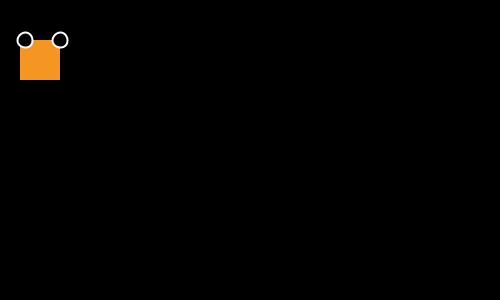
Frame 1 (no input)
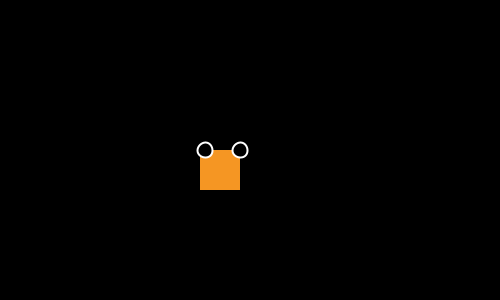
Frame 60 (the mouse pressed at the canvas centre just before this capture)
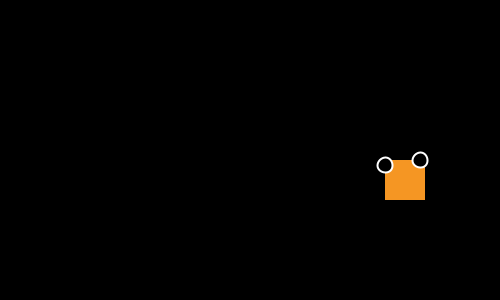
Frame 120 (the mouse held since frame 60 and released just before this capture)

The Processing sketch that drew these frames (run headless with seeded random() and noise(); from frame 60 on, the mouse is pressed at the canvas centre):

// Processing sketch: processing_130942
// ── processing_130942.pde

int x=20;
int y=40;
int speed=5;
int state=0;
int a=60;
int b=40;

void setup(){
  size(500,300);
}
void draw(){
  background(0);
  fill(245,150,35);
  noStroke();
  rect(x,y,40,40);
  if(state==0){
    x=x+speed;
    if(x>200){
      x=200;
      state=1;
  }
  }else if(state==1){
    y=y+speed;
    if(y>height/2){
      y=height/2;
      state=2;
    }
  }else if(state==2){
    x=x+speed;
    if(x>360){
      x=360;
      state=3;
    }
  }else if(state==3){
  y=y-speed;
  if(y<100){
    y=100;
    state=4;
  }
  }else if(state==4){
    x=x+speed;
    if(x>420){
      x=420;
      state=5;
    }
  }else if(state==5){
    y=y+speed;
    if(y>240){
      y=240;
      state=6;
    }
  }else if(state==6){
    x=x-speed;
    if(x<60){
      x=60;
      state=7;
    }
  }else if(state==7){
    y=y-speed;
    if(y<120){
      y=120;
      state=8;
    }
  }else if(state==8){
    x=x+speed;
    if(x>200){
      x=200;
      state=9;
    }
  }else if(state==9){
    y=y-speed;
    if(y<40){
      y=40;
      state=10;
    }
  }else if(state==10){
    x=x+speed;
    if(x>300){
      x=300;
      state=11;
    }
  }else if(state==11){
    y=y+speed;
    if(y>220){
      y=220;
      state=12;
    }
  }else if(state==12){
    x=x-speed;
    if(x<100){
      x=100;
      state=13;
    }
  }else if(state==13){
    y=y-speed;
    if(y<120){
      y=120;
      state=14;
    }
  }else if(state==14){
    x=x+speed;
    if(x>400){
      x=400;
      state=15;
    }
  }else if(state==15){
    y=y-speed;
    if(y<20){
      y=20;
      state=16;
    }
  }else if(state==16){
    x=x-speed;
    if(x<260){
      x=260;
      state=17;
    }
  }else if(state==17){
    y=y+speed;
    if(y>120){
      y=120;
      state=18;
    }
  }
//LEFT EYE//
strokeWeight(2);
stroke(255);
fill(0);
ellipse(x,y,15,15);
//RIGHT EYE//
ellipse(a,b,15,15);
  if(state==0){
    a=a+speed;
    if(a>200){
      a=200;
      state=1;
  }
  }else if(state==1){
    b=b+speed;
    if(b>height/2){
      b=height/2;
      state=2;
    }
  }else if(state==2){
    a=a+speed;
    if(a>360){
      a=360;
      state=3;
    }
  }else if(state==3){
  b=b-speed;
  if(b<100){
    b=100;
    state=4;
}
  }else if(state==4){
    a=a+speed;
    if(a>420){
      a=420;
      state=5;
}
  }else if(state==5){
    b=b+speed;
    if(b>240){
      b=240;
      state=6;
}
  }else if(state==6){
    a=a-speed;
    if(a<60){
      a=60;
      state=7;
}
  }else if(state==7){
    b=b-speed;
    if(b<120){
      b=120;
      state=8;
    }
  }else if(state==8){
    a=a+speed;
    if(a>200){
      a=200;
      state=9;
    }
  }else if(state==9){
    b=b-speed;
    if(b<40){
      b=40;
      state=10;
}
  }else if(state==10){
    a=a+speed;
    if(a>300){
      a=300;
      state=11;
}
  }else if(state==11){
    b=b+speed;
    if(b>220){
      b=220;
      state=12;
}
  }else if(state==12){
    a=a-speed;
    if(a<100){
      a=100;
      state=13;
    }
  }else if(state==13){
    b=b-speed;
    if(b<120){
      b=120;
      state=14;
}
  }else if(state==14){
    a=a+speed;
    if(a>400){
      a=400;
      state=15;
}
  }else if(state==15){
    b=b-speed;
    if(b<20){
      b=20;
      state=16;
}
  }else if(state==16){
    a=a-speed;
    if(a<260){
      a=260;
      state=17;
}
  }else if(state==17){
    b=b+speed;
    if(b>120){
      b=120;
      state=18;
}
  }
}
